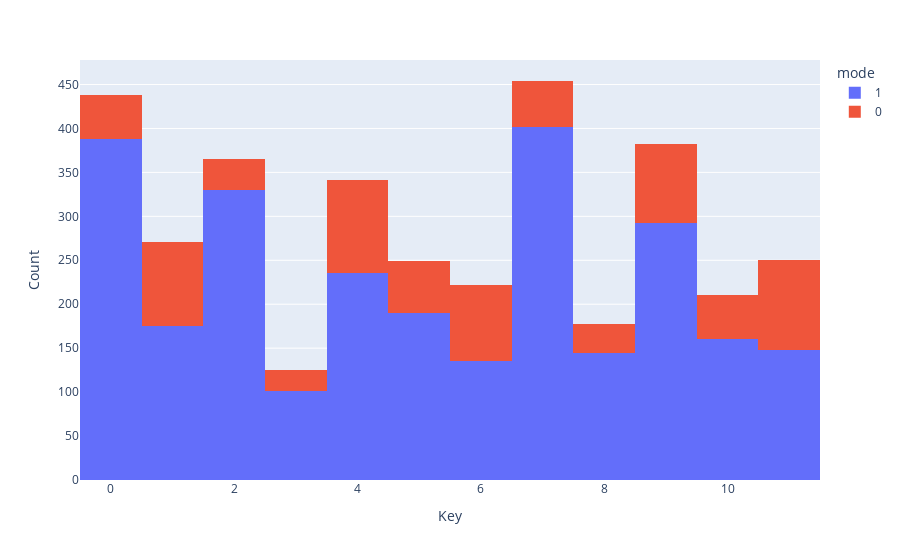

The cell this chart's notebook holds for it:
### Code cell
fig = px.histogram(keyModeChords, x='key', color='mode').update_layout(
    xaxis_title="Key", yaxis_title="Count"
)
fig.show()

### Figure 1 — Plotly figure (JSON) as saved in the notebook; plotly's stock layout.template omitted (floating-point values rounded to 4 significant figures; data arrays with more than 128 entries replaced by an {"elided": "..."} marker saying what was removed)
{"data": [{"alignmentgroup": "True", "bingroup": "x", "hovertemplate": "mode=1<br>key=%{x}<br>count=%{y}<extra></extra>", "legendgroup": "1", "marker": {"color": "#636efa", "pattern": {"shape": ""}}, "name": "1", "offsetgroup": "1", "orientation": "v", "showlegend": true, "type": "histogram", "x": {"elided": "2702 int values"}, "xaxis": "x", "yaxis": "y"}, {"alignmentgroup": "True", "bingroup": "x", "hovertemplate": "mode=0<br>key=%{x}<br>count=%{y}<extra></extra>", "legendgroup": "0", "marker": {"color": "#EF553B", "pattern": {"shape": ""}}, "name": "0", "offsetgroup": "0", "orientation": "v", "showlegend": true, "type": "histogram", "x": {"elided": "782 int values"}, "xaxis": "x", "yaxis": "y"}], "layout": {"autosize": true, "barmode": "relative", "legend": {"title": {"text": "mode"}, "tracegroupgap": 0}, "margin": {"t": 60}, "xaxis": {"anchor": "y", "autorange": true, "domain": [0, 1], "range": [-0.5, 11.5], "title": {"text": "Key"}, "type": "linear"}, "yaxis": {"anchor": "x", "autorange": true, "domain": [0, 1], "range": [0, 477.9], "title": {"text": "Count"}}}}
